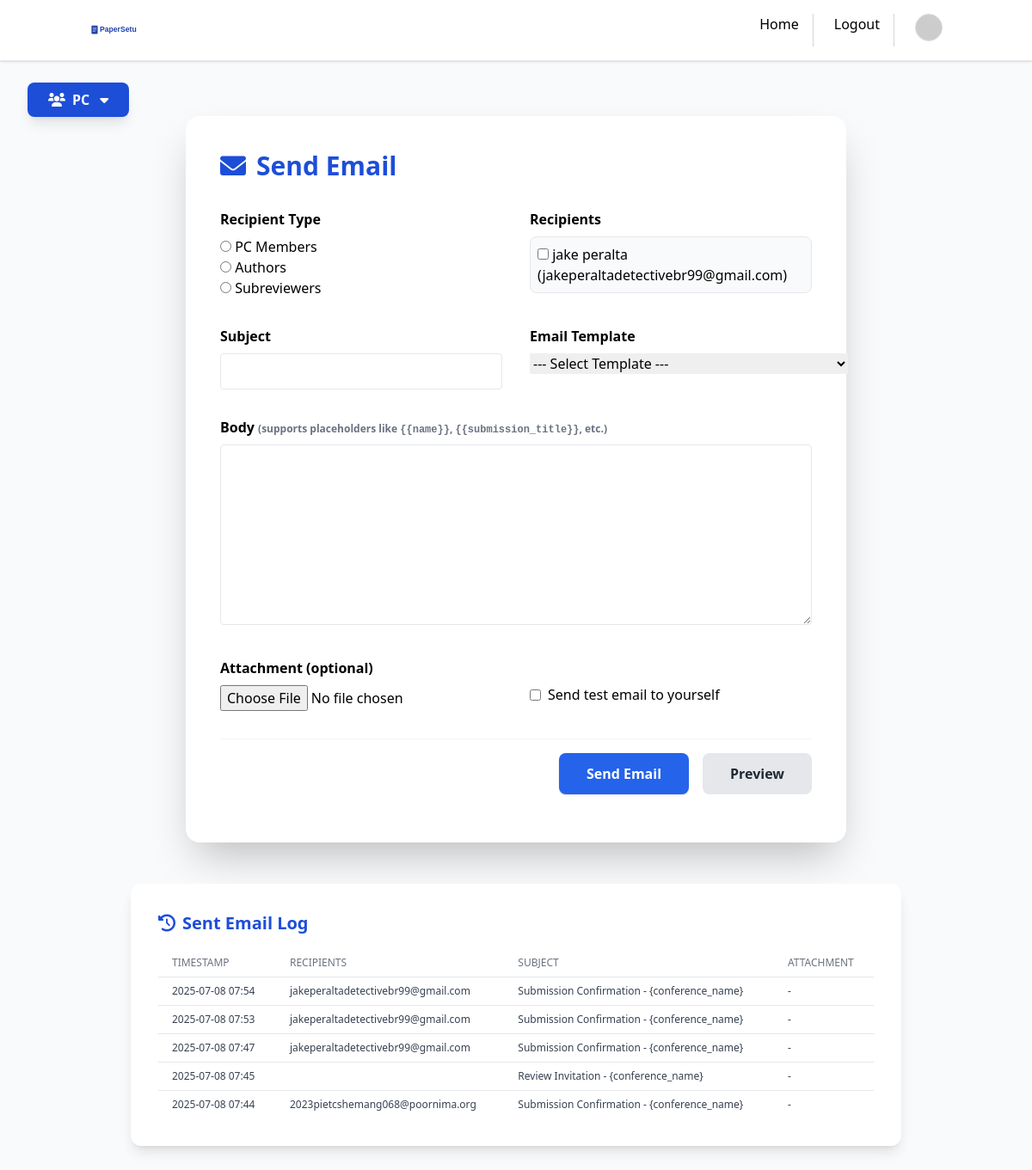
The page /dashboard/chair/conference/8/pc/email/ (signed in) on the database its author committed.
### dashboard/views.py (models this page shows, shortened)
class PCEmailLog(models.Model):
    conference = models.ForeignKey(Conference, on_delete=models.CASCADE)
    sender = models.ForeignKey(User, on_delete=models.SET_NULL, null=True, related_name='sent_pc_emails')
    subject = models.CharField(max_length=200)
    body = models.TextField()
    recipients = models.TextField()  # Comma-separated emails
    sent_at = models.DateTimeField(auto_now_add=True)
    attachment_name = models.CharField(max_length=255, blank=True, null=True)
    template_used = models.ForeignKey(EmailTemplate, on_delete=models.SET_NULL, null=True, blank=True)

### dashboard/views.py (the view, shortened to what this page needs)
# urls.py: path('chair/conference/<int:conf_id>/pc/email/', views.PCSendEmailView.as_view(), name='pc_send_email'),
class PCSendEmailView(FormView):
    template_name = 'chair/pc/send_email.html'
    form_class = PCSendEmailForm
    success_url = None  # Will set dynamically
    @method_decorator(login_required)
    def dispatch(self, request, *args, **kwargs):
        conf_id = kwargs.get('conf_id')
        conference = get_object_or_404(Conference, id=conf_id)
        if conference.chair != request.user:
            return render(request, 'dashboard/forbidden.html', {'message': 'Only the conference chair can send emails.'})
        self.conference = conference
        return super().dispatch(request, *args, **kwargs)
    def get_form_kwargs(self):
        kwargs = super().get_form_kwargs()
        kwargs['conference'] = self.conference
        return kwargs
    def get_context_data(self, **kwargs):
        context = super().get_context_data(**kwargs)
        context['conference'] = self.conference
        context['email_logs'] = PCEmailLog.objects.filter(conference=self.conference).order_by('-sent_at')[:20]
        context['email_templates'] = list(EmailTemplate.objects.filter(conference=self.conference).values('id', 'subject', 'body'))
        form = context.get('form')
        if form:
            context['recipients_html'] = render_to_string('chair/pc/recipients_field.html', {'form': form})
        return context

### dashboard/views.py (called while the page is built)
    def get_recipient_choices(self, conference, recipient_type):
        if recipient_type == 'author':
            users = User.objects.filter(userconferencerole__conference=conference, userconferencerole__role='author')
        elif recipient_type == 'subreviewer':
            users = User.objects.filter(userconferencerole__conference=conference, userconferencerole__role='subreviewer')
        else:
            users = User.objects.filter(userconferencerole__conference=conference, userconferencerole__role='pc_member')
        return [(u.id, f"{u.get_full_name() or u.username} ({u.email})") for u in users]

    def get_template_choices(self, conference):
        templates = EmailTemplate.objects.filter(conference=conference)
        return [('', '--- Select Template ---')] + [(t.id, t.subject) for t in templates]

### templates/chair/pc/send_email.html (shortened to what this page needs)
<!DOCTYPE html>
<html lang="en">
<head>
    <script src="https://cdn.tailwindcss.com"></script>
    <link href="https://cdnjs.cloudflare.com/ajax/libs/font-awesome/6.0.0/css/all.min.css" rel="stylesheet">
</head>
<body class="bg-gray-50 min-h-screen">
    <nav class="bg-white shadow mb-8 border-b border-gray-200 sticky top-0 z-30 w-full">
        <div class="container mx-auto px-4 py-4 flex justify-between items-center">
            <div class="text-2xl font-bold text-blue-700">
                <svg class="w-24 h-auto mr-2 inline" viewBox="0 0 200 50" xmlns="http://www.w3.org/2000/svg">
                    <text x="25" y="25" font-family="Arial, sans-serif" font-size="18" font-weight="bold" fill="#1e40af">PaperSetu</text>
                </svg>
            </div>
            <ul class="flex space-x-6">
                <li class="border-r border-gray-300 pr-4"><a href="/home/" class="hover:text-blue-600">Home</a></li>
                <li class="border-r border-gray-300 pr-4"><a href="/accounts/logout/">Logout</a></li>
                <li class="relative">
                    <button id="profileBtn" class="focus:outline-none">
                        <img src="https://ui-avatars.com/api/?name={{ user.get_full_name|default:user.username }}" alt="Profile" class="w-8 h-8 rounded-full border border-gray-300">
                    </button>
                </li>
            </ul>
        </div>
    </nav>
    <div class="fixed top-24 left-8 z-50" x-data="{ open: false }">
        <button @click="open = !open" class="bg-blue-700 text-white px-6 py-2 rounded-lg shadow-lg flex items-center gap-2 font-semibold focus:outline-none">
            <i class="fas fa-users"></i> PC <i class="fas fa-caret-down ml-1"></i>
        </button>
    </div>
    <div class="max-w-3xl mx-auto bg-white rounded-2xl shadow-2xl p-10 mt-16 mb-12">
        <h1 class="text-3xl font-extrabold text-blue-700 mb-8 flex items-center gap-3">
            <i class="fas fa-envelope"></i> Send Email
        </h1>
        <form method="post" enctype="multipart/form-data" class="space-y-8">
            <div class="grid grid-cols-1 md:grid-cols-2 gap-8">
                <div>
                    <label class="block font-semibold mb-2">Recipient Type</label>
                    {{ form.recipient_type }}
                </div>
                <div class="recipients-container">
                    <label class="block font-semibold mb-2">Recipients</label>
                    <div class="max-h-40 overflow-y-auto border rounded-lg p-2 bg-gray-50">
                        {{ form.recipients }}
                    </div>
                </div>
            </div>
            <div class="grid grid-cols-1 md:grid-cols-2 gap-8">
                <div>
                    <label class="block font-semibold mb-2">Subject</label>
                    {{ form.subject }}
                </div>
                <div>
                    <label class="block font-semibold mb-2">Email Template</label>
                    {{ form.template }}
                </div>
            </div>
            <div>
                <label class="block font-semibold mb-2">Body <span class="text-xs text-gray-500">(supports placeholders like <code>{% templatetag openvariable %}name{% templatetag closevariable %}</code>, <code>{% templatetag openvariable %}submission_title{% templatetag closevariable %}</code>, etc.)</span></label>
                {{ form.body }}
            </div>
            <div class="grid grid-cols-1 md:grid-cols-2 gap-8">
                <div>
                    <label class="block font-semibold mb-2">Attachment (optional)</label>
                    {{ form.attachment }}
                </div>
                <div class="flex items-center mt-6">
                    <label class="inline-flex items-center">
                        {{ form.send_test }} <span class="ml-2">Send test email to yourself</span>
                    </label>
                </div>
            </div>
            <div class="sticky bottom-0 bg-white py-4 flex justify-end gap-4 border-t border-gray-100 z-10">
                <button type="submit" class="bg-blue-600 hover:bg-blue-700 text-white px-8 py-3 rounded-lg font-bold shadow">Send Email</button>
                <button type="button" class="bg-gray-200 hover:bg-gray-300 text-gray-800 px-8 py-3 rounded-lg font-bold" id="previewBtn">Preview</button>
            </div>
        </form>
    </div>
    {% if email_logs %}
    <div class="max-w-4xl mx-auto bg-white rounded-xl shadow-lg p-8 mb-12">
        <h2 class="text-xl font-bold text-blue-700 mb-4 flex items-center gap-2">
            <i class="fas fa-history"></i> Sent Email Log
        </h2>
        <div class="overflow-x-auto">
            <table class="min-w-full divide-y divide-gray-200">
                <thead>
                    <tr>
                        <th class="px-4 py-2 text-left text-xs font-medium text-gray-500 uppercase">Timestamp</th>
                        <th class="px-4 py-2 text-left text-xs font-medium text-gray-500 uppercase">Recipients</th>
                        <th class="px-4 py-2 text-left text-xs font-medium text-gray-500 uppercase">Subject</th>
                        <th class="px-4 py-2 text-left text-xs font-medium text-gray-500 uppercase">Attachment</th>
                    </tr>
                </thead>
                <tbody class="bg-white divide-y divide-gray-200">
                    {% for log in email_logs %}
                    <tr>
                        <td class="px-4 py-2 text-xs text-gray-700">{{ log.sent_at|date:'Y-m-d H:i' }}</td>
                        <td class="px-4 py-2 text-xs text-gray-700">{{ log.recipients }}</td>
                        <td class="px-4 py-2 text-xs text-gray-700">{{ log.subject }}</td>
                        <td class="px-4 py-2 text-xs text-gray-700">{{ log.attachment_name|default:'-' }}</td>
                    </tr>
                    {% endfor %}
                </tbody>
            </table>
        </div>
    </div>
    {% endif %}
</body>
</html>

### rows shown on the page
PCEmailLog: sent_at "2025-07-08 07:54", recipients "jakeperaltadetectivebr99@gmail.com", subject "Submission Confirmation - {conference_name}", attachment_name "-"
PCEmailLog: sent_at "2025-07-08 07:53", recipients "jakeperaltadetectivebr99@gmail.com", subject "Submission Confirmation - {conference_name}", attachment_name "-"
PCEmailLog: sent_at "2025-07-08 07:47", recipients "jakeperaltadetectivebr99@gmail.com", subject "Submission Confirmation - {conference_name}", attachment_name "-"
PCEmailLog: sent_at "2025-07-08 07:45", subject "Review Invitation - {conference_name}", attachment_name "-"
PCEmailLog: sent_at "2025-07-08 07:44", recipients "2023pietcshemang068@poornima.org", subject "Submission Confirmation - {conference_name}", attachment_name "-"
